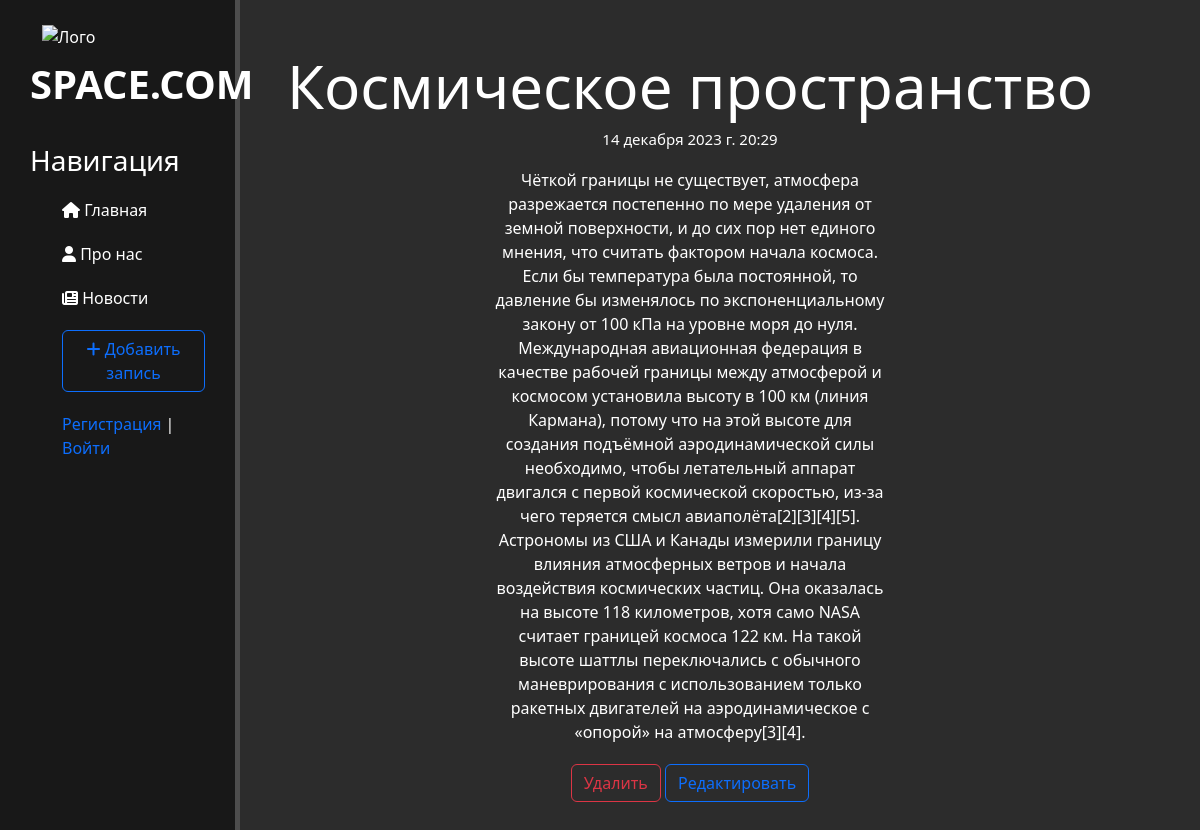
Page /news/4 on the committed database.
### news/models.py (models this page shows, shortened)
class Articles(models.Model):
    title = models.CharField('Название', max_length = 50) # max 250 символов
    anons = models.CharField('Анонс', max_length = 250)
    full_text = models.TextField('Статья')
    date = models.DateTimeField('Дата и время публикации')
    cat = models.ForeignKey('Category', on_delete=models.PROTECT, null = True)
    class Meta:
        verbose_name = 'Новость'
        verbose_name_plural = 'Новости'

### news/views.py (the view)
# urls.py: path('<int:pk>', views.NewsDetalView.as_view(), name ='news-detail'), # <int:pk> динамический параметр
class NewsDetalView(DetailView):
    model = Articles
    template_name = 'news/details_view.html'
    context_object_name = 'article'

### news/templates/news/details_view.html (shortened to what this page needs)
{% extends 'main/layout.html' %} # наследуемся от layout.html
{% block content %}
    <div class="features">
       <h1>{{ article.title }}</h1>
       <h6>{{ article.date }}</h6>
       <p>{{ article.full_text }}</p>
       <a href="{% url 'news-delete' article.id %}" class="btn btn-outline-danger">Удалить</a>
       <a href="{% url 'news-update' article.id %}" class="btn btn-outline-primary">Редактировать</a>
    </div>
{% endblock %}

### main/static/main/css/main.css (style rules this page uses)
body { background: #2c2c2c; }
a, u { text-decoration: none; }
main .features { float: left; color: #ffffff; margin-top: 50px; text-align: center; width: 75%; }
.features h1 { font-size: 60px; }
.features p { max-width: 400px; margin: 20px auto }
.features h6 { font-size: 15px; }

### rows in the picture
Articles: title "Космическое пространство", date "14 декабря 2023 г. 20:29", full_text "Чёткой границы не существует, атмосфера разрежается постепенно по мере удаления от земной поверхности, и до сих пор нет единого мнения, что считать фактором начала космоса. Если бы температура была постоянной, то давление бы изменялось по экспоненциальному закону от 100 кПа на уровне моря до нуля. Международная авиационная федерация в качестве рабочей границы между атмосферой и космосом установила высоту в 100 км (линия Кармана), потому что на этой высоте для создания подъёмной аэродинамической силы необходимо, чтобы летательный аппарат двигался с первой космической скоростью, из-за чего теряется смысл авиаполёта[2][3][4][5]. Астрономы из США и Канады измерили границу влияния атмосферных…"
